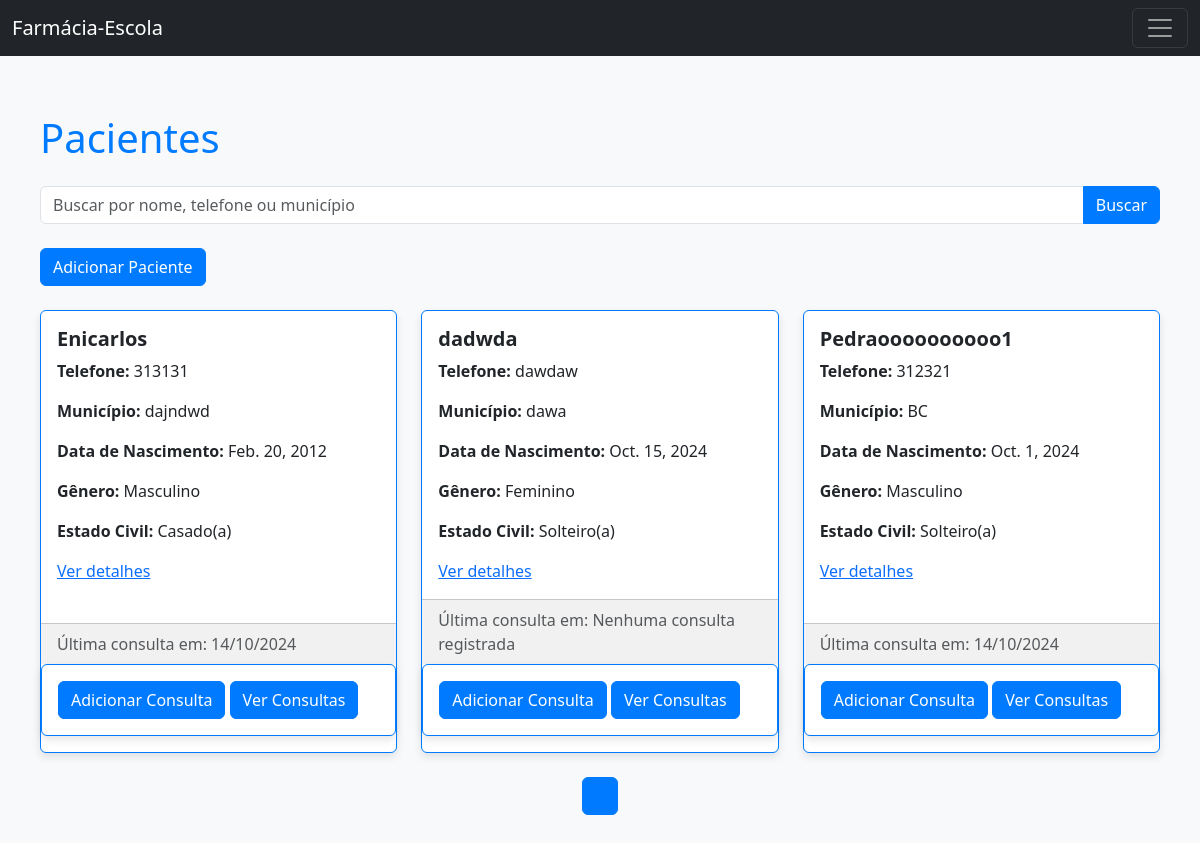
Page /listagem_pacientes/paciente_list/ on the earlier database version.
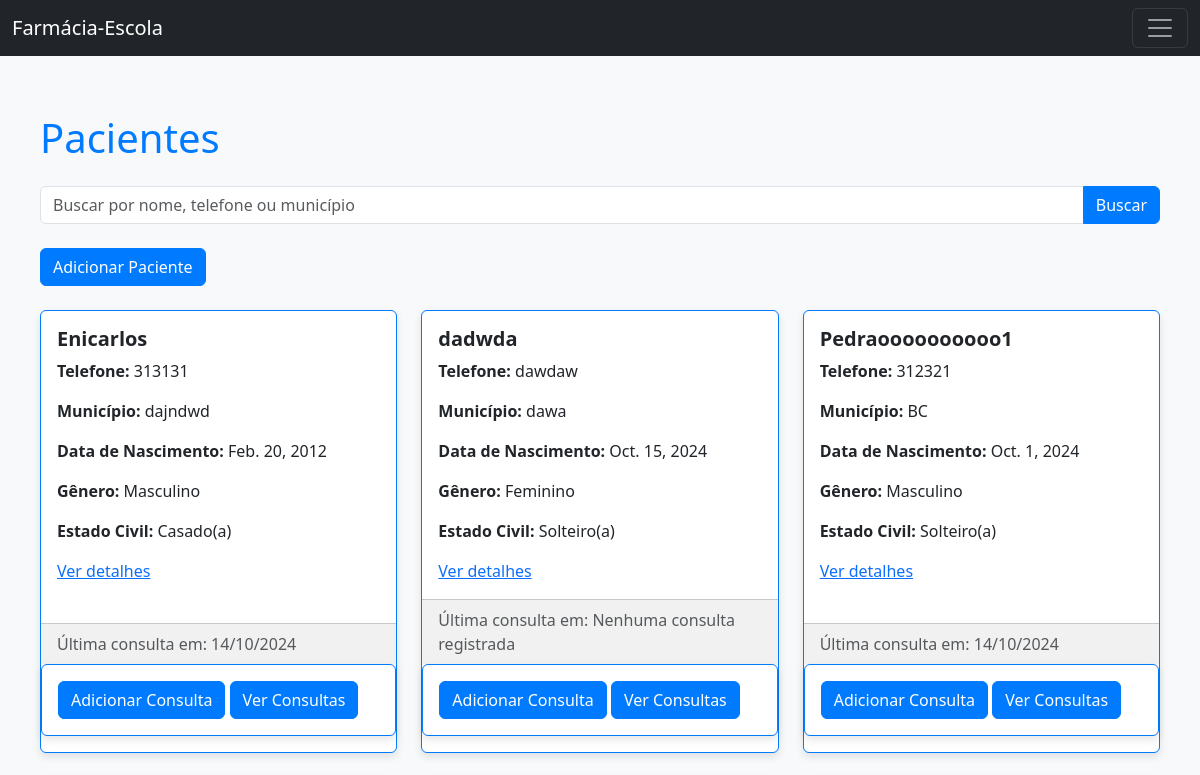
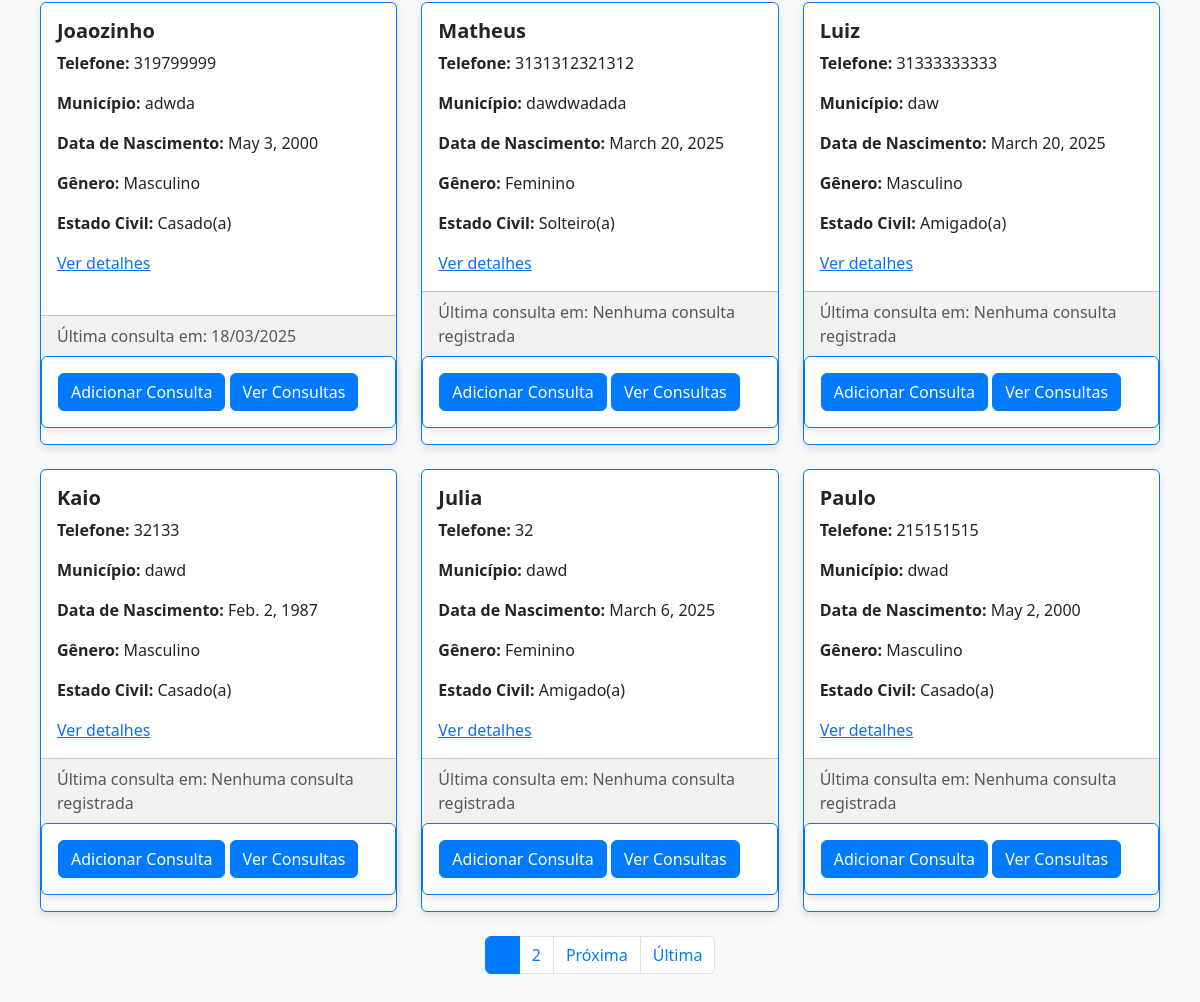
Same page on the later database version (2 pictures, top to bottom).
### paciente/models.py (models this page shows, shortened)
class Paciente(models.Model):
    nome = models.CharField(max_length=150)
    telefone = models.CharField(max_length=15)
    numero_formulario = models.CharField(max_length=10)
    responsavel = models.CharField(max_length=100)
    data_nascimento = models.DateField()
    doencas = models.ManyToManyField(Doenca, related_name='pacientes', blank=True)
    medicamentos = models.ManyToManyField(Medicamento, related_name='pacientes', blank=True)
    genero = models.CharField(
        max_length=15, choices=[('M', 'Masculino'), ('F', 'Feminino'), ('O', 'Outro'), ('ND', 'Prefere não dizer')]
    )
    estado_civil = models.CharField(
        max_length=20, choices=[
            ('Casado(a)', 'Casado(a)'),
            ('Solteiro(a)', 'Solteiro(a)'),
            ('Separado(a)', 'Separado(a)'),
            ('Amigado(a)', 'Amigado(a)'),
            ('Nao consta', 'Não consta'),
            ('Outro', 'Outro'),
        ]
    )
    bairro = models.CharField(max_length=100)
    distrito = models.CharField(max_length=20, choices=[('Rural', 'Zona Rural'), ('Urbano', 'Zona Urbana')])
    municipio = models.CharField(max_length=100)
    escolaridade = models.CharField(
        max_length=30, choices=[
            ('Analfabeto', 'Analfabeto'),
            ('Fundamental incompleto', 'Fundamental incompleto'),
            ('Fundamental completo', 'Fundamental completo'),
            ('Médio incompleto', 'Médio incompleto'),
            ('Ensino médio completo', 'Ensino médio completo'),
            ('Superior incompleto', 'Superior incompleto'),
            ('Superior completo', 'Superior completo'),
            ('Pós-graduação', 'Pós-graduação'),
            ('Nao consta', 'Não consta'),
        ]
    )
    ocupacao = models.CharField(max_length=100)
    raca = models.CharField(
        max_length=20, choices=[
            ('Pardo', 'Pardo'),
            ('Preto', 'Preto'),
            ('Branco', 'Branco'),
            ('Amarelo', 'Amarelo'),
            ('Negro', 'Negro'),
            ('Outro', 'Outro'),
            ('Nao consta', 'Não consta'),
        ]
    )
    reside_com = models.CharField(max_length=100)
    observacoes = models.TextField(blank=True)

### listagem_pacientes/views.py (the view)
# urls.py: path('paciente_list/', PacienteListView.as_view(), name='paciente_list'),
class PacienteListView(ListView):
    model = Paciente
    template_name = 'paciente_list.html'  # Caminho correto para o template
    context_object_name = 'pacientes'
    paginate_by = 9  # Número de pacientes por página
    def get_queryset(self):
        queryset = super().get_queryset()
        query = self.request.GET.get('q')
        if query:
            queryset = queryset.filter(
                Q(nome__icontains=query) |
                Q(telefone__icontains=query) |
                Q(municipio__icontains=query)
            )
        return queryset
    def get_context_data(self, **kwargs):
        context = super().get_context_data(**kwargs)
        pacientes = self.get_queryset()
        ultimas_consultas = Consulta.objects.values('paciente_id').annotate(ultima_consulta=Max('data_consulta'))
        ultima_consulta_dict = {uc['paciente_id']: uc['ultima_consulta'] for uc in ultimas_consultas}
        for paciente in pacientes:
            paciente.ultima_consulta = ultima_consulta_dict.get(paciente.id, None)
        paginator = Paginator(pacientes, self.paginate_by)
        page = self.request.GET.get('page')
        try:
            pacientes_paginated = paginator.page(page)
        except PageNotAnInteger:
            pacientes_paginated = paginator.page(1)
        except EmptyPage:
            pacientes_paginated = paginator.page(paginator.num_pages)
        context['pacientes'] = pacientes_paginated
        return context

### listagem_pacientes/templates/paciente_list.html (shortened to what this page needs)
{% extends "menu.html" %}
{% block content %}
<!DOCTYPE html>
<html lang="pt-br">
<head>
    <link href="https://cdn.jsdelivr.net/npm/bootstrap@5.3.0-alpha1/dist/css/bootstrap.min.css" rel="stylesheet">
</head>
<body>
    <div class="container my-4">
        <h1 class="mb-4">Pacientes</h1>
        <form method="GET" class="mb-4">
            <div class="input-group">
                <input type="text" class="form-control" name="q" placeholder="Buscar por nome, telefone ou município"
                    value="{{ request.GET.q }}">
                <button type="submit" class="btn btn-primary">Buscar</button>
            </div>
        </form>
        <a href="{% url 'cadastrar_paciente' %}" class="btn btn-success mb-4">Adicionar Paciente</a>
        <div class="row">
            {% for paciente in pacientes %}
            <div class="col-md-4 mb-4">
                <div class="card h-100">
                    <div class="card-body">
                        <h5 class="card-title">{{ paciente.nome }}</h5>
                        <p class="card-text"><strong>Telefone:</strong> {{ paciente.telefone }}</p>
                        <p class="card-text"><strong>Município:</strong> {{ paciente.municipio }}</p>
                        <p class="card-text"><strong>Data de Nascimento:</strong> {{ paciente.data_nascimento }}</p>
                        <p class="card-text"><strong>Gênero:</strong> {{ paciente.get_genero_display }}</p>
                        <p class="card-text"><strong>Estado Civil:</strong> {{ paciente.get_estado_civil_display }}</p>
                        <a href="{% url 'paciente_detail' paciente.id %}">Ver detalhes</a>
                    </div>
                    <div class="card-footer text-muted">
                        Última consulta em:
                        {% if paciente.ultima_consulta %}
                        {{ paciente.ultima_consulta|date:"d/m/Y" }}
                        {% else %}
                        Nenhuma consulta registrada
                        {% endif %}
                    </div>
                    <div class="card mb-3">
                        <div class="card-body">
                            <a href="{% url 'adicionar_consulta' paciente.id %}" class="btn btn-primary">Adicionar
                                Consulta</a>
                            <a href="{% url 'listar_consultas' paciente.id %}" class="btn btn-secondary">Ver
                                Consultas</a>
                        </div>
                    </div>
                </div>
            </div>
            {% empty %}
            <div class="col-12">
                <p>Nenhum paciente encontrado.</p>
            </div>
            {% endfor %}
        </div>
        <nav aria-label="Page navigation">
            <ul class="pagination justify-content-center">
                {% for num in pacientes.paginator.page_range %}
                <li class="page-item {% if num == pacientes.number %}active{% endif %}">
                    <a class="page-link" href="?q={{ request.GET.q|default:'' }}&page={{ num }}">{{ num }}</a>
                </li>
                {% endfor %}
                {% if pacientes.has_next %}
                <li class="page-item">
                    <a class="page-link"
                        href="?q={{ request.GET.q|default:'' }}&page={{ pacientes.next_page_number }}">Próxima</a>
                </li>
                <li class="page-item">
                    <a class="page-link"
                        href="?q={{ request.GET.q|default:'' }}&page={{ pacientes.paginator.num_pages }}">Última</a>
                </li>
                {% endif %}
            </ul>
        </nav>
    </div>
</body>
</html>
{% endblock %}

### tela_inicial/templates/menu.html (shortened to what this page needs)
<!doctype html>
<html lang="pt-br">
<head>
    <link href="https://cdn.jsdelivr.net/npm/bootstrap@5.3.3/dist/css/bootstrap.min.css" rel="stylesheet"
>
</head>
<body>
    <nav class="navbar navbar-dark bg-dark fixed-top">
        <div class="container-fluid">
            <a class="navbar-brand" href="/">Farmácia-Escola</a>
            <button class="navbar-toggler" type="button" data-bs-toggle="offcanvas" data-bs-target="#offcanvasNavbar"
                aria-controls="offcanvasNavbar" aria-label="Toggle navigation">
                <span class="navbar-toggler-icon"></span>
            </button>
        </div>
    </nav>
    <div class="container">
        {% block content %}
        {% endblock %}
    </div>
</body>
</html>

### listagem_pacientes/templates/paciente_list.html (style rules this page uses)
body { background-color: #f8f9fa; margin: 0; padding: 0; }
.container { max-width: 1200px; margin: 0 auto; padding: 20px; margin-top: 50px; }
h1 { color: #007bff; }
.card { border: 1px solid #007bff; box-shadow: 0 4px 8px rgba(0, 0, 0, 0.1); transition: transform 0.3s ease; }
.card-title { font-weight: bold; }
.card-footer { background-color: #f1f1f1; }
.btn-primary, .btn-success, .btn-secondary { background-color: #007bff; border-color: #007bff; }
.pagination .page-item .page-link { color: #007bff; }
.pagination .page-item.active .page-link { background-color: #007bff; border-color: #007bff; }

Differences in the rows shown:
added Paciente: nome "Joaozinho", telefone "319799999", municipio "adwda", data_nascimento "May 3, 2000", genero "Masculino", estado_civil "Casado(a)", ultima_consulta "18/03/2025"
added Paciente: nome "Matheus", telefone "3131312321312", municipio "dawdwadada", data_nascimento "March 20, 2025", genero "Feminino", estado_civil "Solteiro(a)", shows "Nenhuma consulta registrada"
added Paciente: nome "Luiz", telefone "31333333333", municipio "daw", data_nascimento "March 20, 2025", genero "Masculino", estado_civil "Amigado(a)", shows "Nenhuma consulta registrada"
added Paciente: nome "Kaio", telefone "32133", municipio "dawd", data_nascimento "Feb. 2, 1987", genero "Masculino", estado_civil "Casado(a)", shows "Nenhuma consulta registrada"
added Paciente: nome "Julia", telefone "32", municipio "dawd", data_nascimento "March 6, 2025", genero "Feminino", estado_civil "Amigado(a)", shows "Nenhuma consulta registrada"
added Paciente: nome "Paulo", telefone "215151515", municipio "dwad", data_nascimento "May 2, 2000", genero "Masculino", estado_civil "Casado(a)", shows "Nenhuma consulta registrada"
Other differences:
new list line: "2"
text now shown: "Próxima Última"
